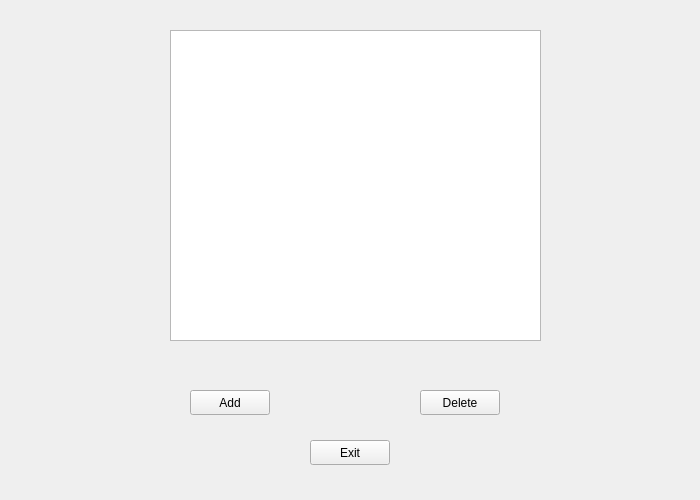
<?xml version="1.0" encoding="UTF-8"?>
<ui version="4.0">
 <class>MainWindow</class>
 <widget class="QMainWindow" name="MainWindow">
  <property name="geometry">
   <rect>
    <x>0</x>
    <y>0</y>
    <width>700</width>
    <height>500</height>
   </rect>
  </property>
  <property name="minimumSize">
   <size>
    <width>700</width>
    <height>500</height>
   </size>
  </property>
  <property name="maximumSize">
   <size>
    <width>700</width>
    <height>500</height>
   </size>
  </property>
  <property name="windowTitle">
   <string>MainWindow</string>
  </property>
  <widget class="QWidget" name="centralwidget">
   <widget class="QTableView" name="tableView">
    <property name="geometry">
     <rect>
      <x>170</x>
      <y>30</y>
      <width>371</width>
      <height>311</height>
     </rect>
    </property>
   </widget>
   <widget class="QPushButton" name="pushButton">
    <property name="geometry">
     <rect>
      <x>190</x>
      <y>390</y>
      <width>80</width>
      <height>25</height>
     </rect>
    </property>
    <property name="text">
     <string>Add</string>
    </property>
   </widget>
   <widget class="QPushButton" name="pushButton_2">
    <property name="geometry">
     <rect>
      <x>420</x>
      <y>390</y>
      <width>80</width>
      <height>25</height>
     </rect>
    </property>
    <property name="text">
     <string>Delete</string>
    </property>
   </widget>
   <widget class="QPushButton" name="pushButton_3">
    <property name="geometry">
     <rect>
      <x>310</x>
      <y>440</y>
      <width>80</width>
      <height>25</height>
     </rect>
    </property>
    <property name="text">
     <string>Exit</string>
    </property>
   </widget>
  </widget>
  <widget class="QMenuBar" name="menubar">
   <property name="geometry">
    <rect>
     <x>0</x>
     <y>0</y>
     <width>700</width>
     <height>22</height>
    </rect>
   </property>
  </widget>
 </widget>
 <resources/>
 <connections>
  <connection>
   <sender>pushButton_3</sender>
   <signal>clicked()</signal>
   <receiver>MainWindow</receiver>
   <slot>close()</slot>
   <hints>
    <hint type="sourcelabel">
     <x>357</x>
     <y>478</y>
    </hint>
    <hint type="destinationlabel">
     <x>351</x>
     <y>418</y>
    </hint>
   </hints>
  </connection>
 </connections>
</ui>
